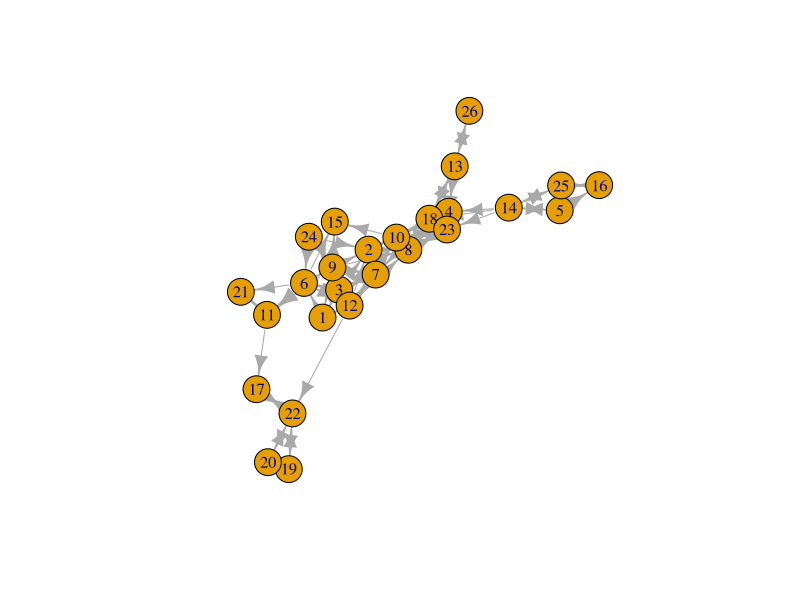
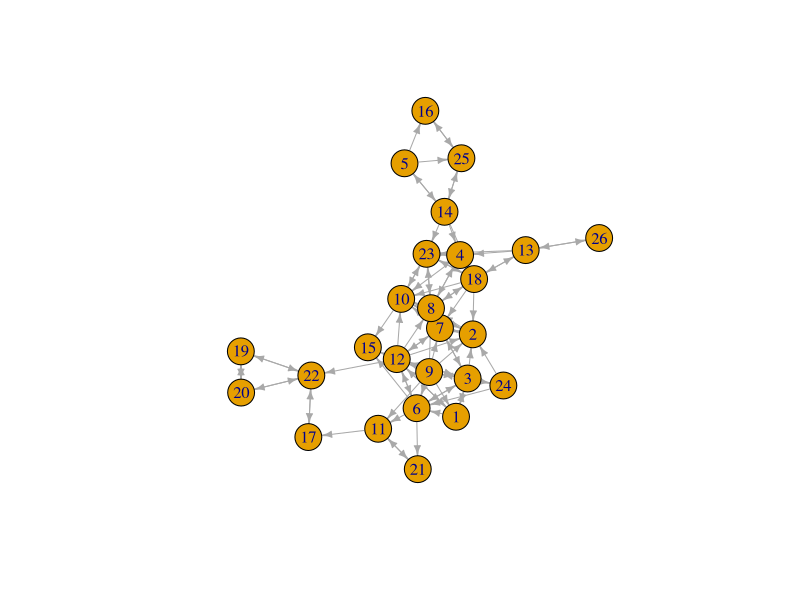
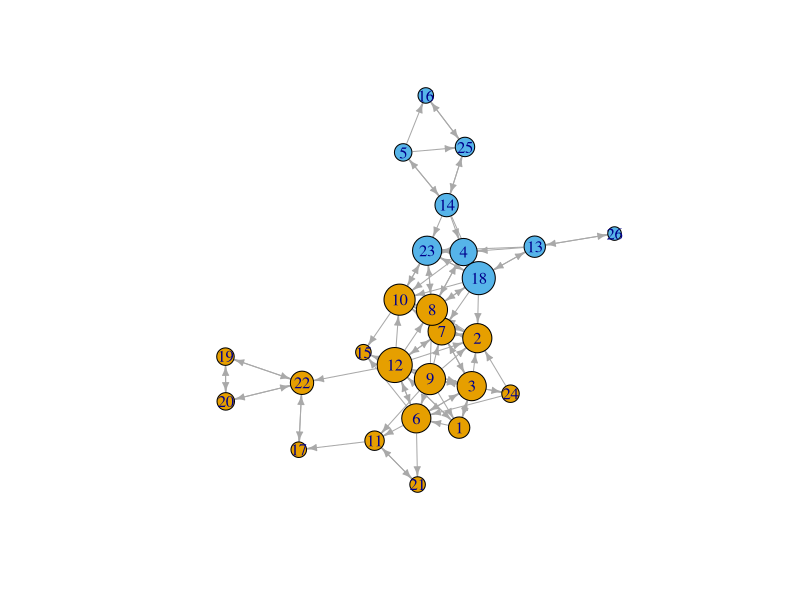
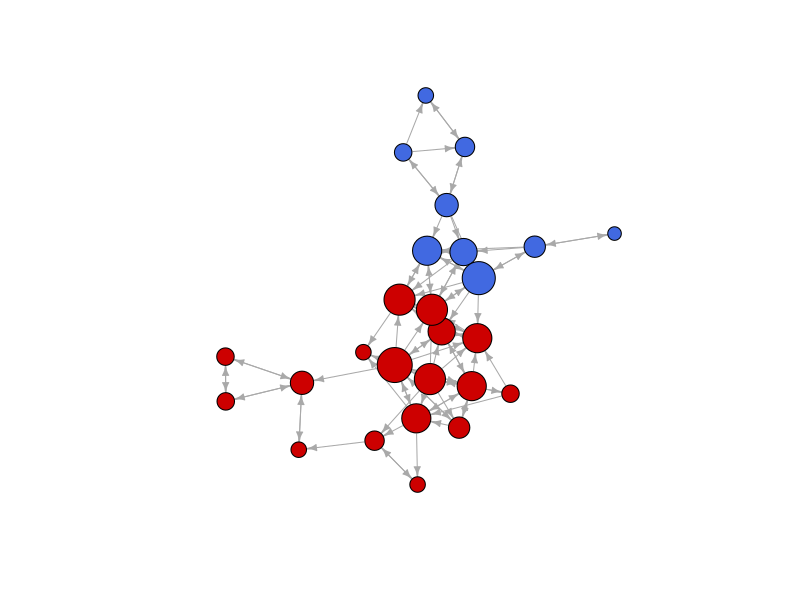

Source code (R) for these figures, in order:
## ---- chunk 1
library(igraph)
library(haven) # to read Stata files
library(reshape2)
library(tidyverse)
## ---- chunk 2
PupilsWaveV <- read_dta(file = "PupilsWaveV.dta")
## ---- chunk 3
class12b <- PupilsWaveV %>% 
  filter(schoolnr == "12b")  # keep only one class
## ---- chunk 4
elist <- class12b %>% 
  select(namenr, friend1:friend12) %>%   # select only the " best friends"  network
  pivot_longer(c(friend1:friend12)) %>% 
  filter(!is.na(value)) %>% # drop the missings
  rename(from ="namenr", to = "value", sourcevar= "name") %>% #just nice for interpretation
  relocate(to, .after=from) #move around the columns

## ---- chunk 5
nodelist <- class12b %>% 
  select(namenr,sex, age) %>% 
  rename(name = "namenr")
## ---- chunk 6
classnet <- graph_from_data_frame(elist, vertices = nodelist)
## ---- chunk 7
is_directed(classnet)
## ---- chunk 8
plot(classnet)
## ---- chunk 9
layout <- layout_with_kk(classnet)
plot(classnet, layout = layout, edge.arrow.size = .5)
## ---- chunk 10
ecount(classnet)
## ---- chunk 11
vcount(classnet)
## ---- chunk 12
edge_density(classnet)
## ---- chunk 13
count_components(classnet)
## ---- chunk 14
diameter(classnet)
## ---- chunk 15
mean_distance(classnet)
## ---- chunk 16
transitivity(classnet, type="average")
## ---- chunk 17
V(classnet)$degree <- igraph::degree(classnet)
## ---- chunk 18
d <- igraph::as_data_frame(classnet, what = "vertices")

t.test(degree ~ sex, alternative = "less", 
       conf.level = .95, 
       var.equal = TRUE, 
       data = d)

## ---- chunk 19
plot(classnet, 
     vertex.size = V(classnet)$degree +5, # Adding 5 to make all nodes somewhat larger 
     vertex.color= V(classnet)$sex, 
     edge.arrow.size = .5,
     layout=layout_with_kk(classnet),
     margin = -.1
     
     )
## ---- chunk 20
plot(classnet, 
     vertex.size = V(classnet)$degree + 5, 
     vertex.color= ifelse(V(classnet)$sex == 2, "royalblue", "red3"), 
     edge.arrow.size = .5,
     layout=layout_with_kk(classnet),
     vertex.label = NA,
     margin = -.1
     
     )
